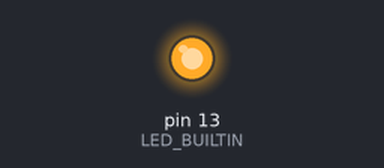
A sketch run on a simulated Arduino Leonardo, built with avr-gcc and run on an emulated ATmega32U4. Parts: output pins drawn as LEDs (lit = HIGH).

Above: at 0.2 s.
At 16.3 s:
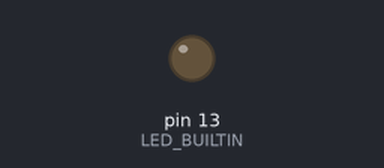
Timing chart, 0 to 41.7 s (numbered marks = the images above):
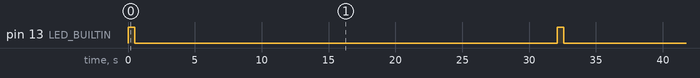

The sketch:

08__kmShotwellAuto.ino
```cpp
// HARDWARE:  Arduino Leonardo and Serial Cable into Laptop
// Leonardo has 2 serials ports - Use SerialONE Serial1 for TX and RX pins

// Onboard USB-to-Serial = Serial.adsf
// Using Pins RX and TX:   Serial1.asdf
//   what could go wrong?  l1 is so readable

// Serial.write https://www.arduino.cc/reference/tr/language/functions/communication/serial/write/
// Writes binary data to the serial port. This data is sent as a byte or series of bytes
// Serial.write(str) - str: a string to send as a series of bytes
// Serial.write(buf, len)  - buf: an array to send as a series of bytes,
//                          len: the number of bytes to be sent from the array-


#define MAX_BUFF_LEN 13                                     // Max Message      JPLMARSROVER\n
                                                            // human 12 chars   123456789012+enter=13
                                                            // array 0..12      012345678901-12
#define MAX_INDEX 12                                        // Why confuse ourselves? index 0..12
#define NEWLINE '\n'                                        // Per Protocol end message with \n
#define NULL_CHAR '\0'                                      // Must add to make into string for DEBUG


void setup()
{
  pinMode(LED_BUILTIN, OUTPUT);
  Serial1.begin(115200);         // Instantiate Serial at 115200 baud

  while (!Serial1) {
    ; // wait for serial port to connect. Needed for Leonardo only
  }
}

void robotTask()
{

  // numChars    123456789012
  Serial1.write("12MARSROVER!");                            // Serial.print affords formating
  delay(1000);                                              // Serial.write sends string as series
  Serial1.print("Lift_Weight!");
  delay(3000);
  Serial1.print("Home Pos!");
  delay(1000);

}

void ShotwellWeightLifting(void)
{
  // numChars   "123456789012
  Serial1.write("$DKT:2,1!");                              // Home Position
  delay(1000);
  Serial1.write("$DKT:33,9!");                            // Walk w Arms Fwd
  delay(1800*9);                                          // K0033:kmFwd Walk - 10 seconds
  Serial1.print("$DKT:44,1!");                             // Lift weight above head
  delay(1500*4);                                            // K0044: 1 wl start
  Serial1.print("$DKT:45,4!");                            // Walk w Arms Up
  delay(1800*4);                                            // K0045: walkAUp
  Serial1.write("$DKT:2,1!");                              // Home Position
  delay(1000);
}

void blink()
{
  digitalWrite(LED_BUILTIN, HIGH);   // turn the LED on (HIGH is the voltage level)
  delay(500);
  digitalWrite(LED_BUILTIN, LOW);   // turn the LED on (HIGH is the voltage level)
  delay(200);
}
void loop()
{
  blink();
  // robotTask();
  ShotwellWeightLifting();
}                                                           // end main()
```

Measured:
- by itself, pin 13 (LED_BUILTIN): alternates HIGH for 0.50 s and LOW for 31.6 s
